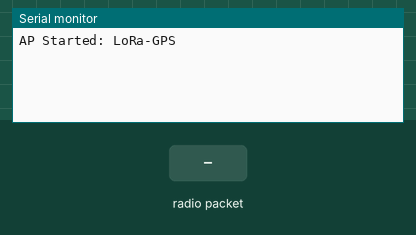
Recording of a sketch running on a simulated ESP8266 (NodeMCU). On the bench: the last lines printed to the serial monitor. The inputs (shaded band) are chosen by the test bench. No radio packets arrive unless stated.

Above: at 1.2 s.
1.3 s: radio packet "1" arrives
At 2.0 s:
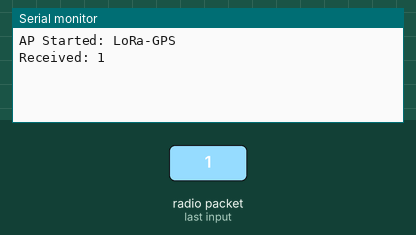
2.8 s: radio packet "0" arrives
At 3.1 s:
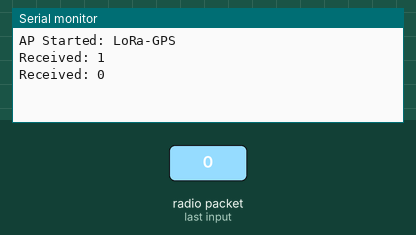

Measured:
- after the input at 1.3 s, the serial monitor: prints a new line at once (image 1)
- after the input at 2.8 s, the serial monitor: prints a new line at once (image 2)

The sketch:

receiver_lora.ino
```cpp
#include <ESP8266WiFi.h>
#include <ESP8266WebServer.h>
#include <LoRa.h>

ESP8266WebServer server(80);

String latestLat = "0";
String latestLon = "0";

void setup() {
  Serial.begin(9600);

  WiFi.softAP("LoRa-GPS", "12345678");
  Serial.println("AP Started: LoRa-GPS");

  server.on("/", handleRoot);
  server.on("/loc", handleLocation);
  server.begin();

  LoRa.setPins(D8, D3, D2);
  if (!LoRa.begin(433E6)) {
    Serial.println("LoRa init failed!");
    while (1);
  }
}

void loop() {
  int packetSize = LoRa.parsePacket();
  if (packetSize) {
    String data = "";
    while (LoRa.available()) {
      data += (char)LoRa.read();
    }

    int commaIndex = data.indexOf(',');
    latestLat = data.substring(0, commaIndex);
    latestLon = data.substring(commaIndex + 1);

    Serial.println("Received: " + data);
  }

  server.handleClient();
}

void handleRoot() {
  String page = "<html><head>"
                "<script>"
                "async function updateMarker(){"
                "let res = await fetch('/loc');"
                "let d = await res.json();"
                "document.getElementById('lat').innerHTML=d.lat;"
                "document.getElementById('lon').innerHTML=d.lon;"
                "map.setView([d.lat, d.lon], 16);"
                "L.marker([d.lat, d.lon]).addTo(map);"
                "}"
                "</script>"

                "<link rel='stylesheet' href='https://unpkg.com/leaflet/dist/leaflet.css' />"
                "<script src='https://unpkg.com/leaflet/dist/leaflet.js'></script>"
                "</head><body>"

                "<h2>LoRa GPS Tracker</h2>"
                "Latitude: <span id='lat'></span><br>"
                "Longitude: <span id='lon'></span><br><br>"

                "<div id='map' style='height:400px;'></div>"

                "<script>"
                "var map = L.map('map').setView([0,0], 2);"
                "L.tileLayer('https://{s}.tile.openstreetmap.org/{z}/{x}/{y}.png').addTo(map);"
                "setInterval(updateMarker, 2000);"
                "</script></body></html>";

  server.send(200, "text/html", page);
}

void handleLocation() {
  String json = "{ \"lat\": \"" + latestLat + "\", \"lon\": \"" + latestLon + "\" }";
  server.send(200, "application/json", json);
}
```
